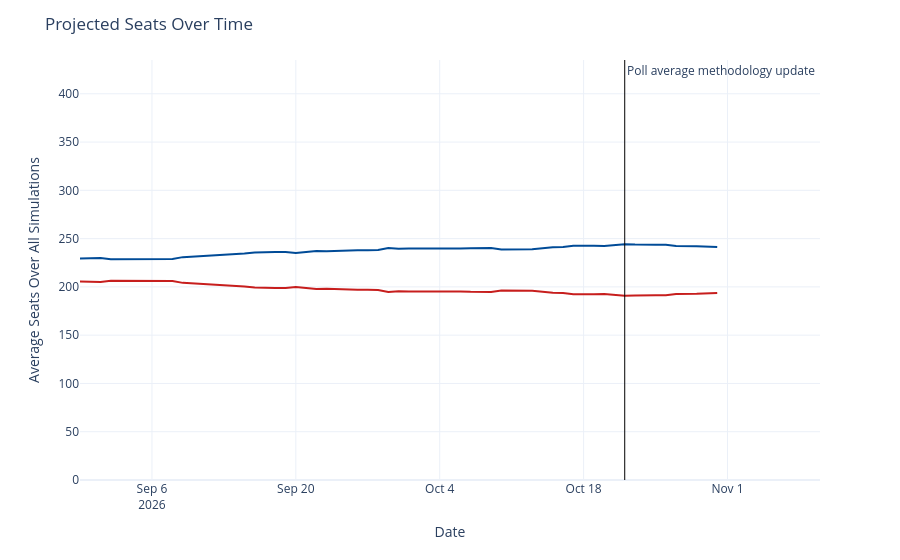

Notebook code cell kept with this figure:
### Code cell
seats_over_time = output_ts[(output_ts['geo'] == 'US House') &
                             (output_ts['type'] == 'seats')]
seats_over_time['rep_seats'] = seats_over_time['y'].map(lambda x: 435 - x)
seats_over_time = seats_over_time.rename({'y': 'Democrats', 'rep_seats': 'Republicans'}, axis=1)
seats_time_ser = px.line(seats_over_time, x='date', y=['Democrats', 'Republicans'], template='plotly_white',
                        color_discrete_map={'Democrats': '#004b97', 'Republicans': '#c71e1d'},)
seats_time_ser.update_traces(hovertemplate="%{y:.1f}")
seats_time_ser.update_layout(
    xaxis=dict(range=[pd.to_datetime('2026-08-30'), pd.to_datetime('2026-11-10')]),
    yaxis=dict(range=[0, 435]),
    xaxis_title='Date',
    yaxis_title='Average Seats Over All Simulations',
    title=dict(text="Projected Seats Over Time"),
    hovermode="x",
    showlegend=False
)
seats_time_ser.add_vline(x=pd.to_datetime('2026-10-22').timestamp() * 1000, line_width=1, line_color='black',
                          annotation_text='Poll average methodology update', annotation_position='top right')
seats_time_ser

### Figure 1 — Plotly figure (JSON) as saved in the notebook; plotly's stock layout.template omitted (floating-point values rounded to 4 significant figures)
{"data": [{"hovertemplate": "%{y:.1f}", "legendgroup": "Democrats", "line": {"color": "#004b97", "dash": "solid"}, "marker": {"symbol": "circle"}, "mode": "lines", "name": "Democrats", "orientation": "v", "showlegend": true, "type": "scatter", "x": ["2026-08-30", "2026-08-31", "2026-09-01", "2026-09-02", "2026-09-03", "2026-09-04", "2026-09-05", "2026-09-06", "2026-09-07", "2026-09-08", "2026-09-09", "2026-09-14", "2026-09-15", "2026-09-16", "2026-09-17", "2026-09-18", "2026-09-19", "2026-09-20", "2026-09-21", "2026-09-22", "2026-09-23", "2026-09-24", "2026-09-25", "2026-09-26", "2026-09-27", "2026-09-28", "2026-09-29", "2026-09-30", "2026-10-01", "2026-10-02", "2026-10-03", "2026-10-04", "2026-10-05", "2026-10-06", "2026-10-07", "2026-10-08", "2026-10-09", "2026-10-10", "2026-10-11", "2026-10-12", "2026-10-13", "2026-10-15", "2026-10-16", "2026-10-17", "2026-10-18", "2026-10-19", "2026-10-20", "2026-10-21", "2026-10-22", "2026-10-23", "2026-10-24", "2026-10-25", "2026-10-26", "2026-10-27", "2026-10-29", "2026-10-30", "2026-10-31"], "xaxis": "x", "y": [229.4, 230.0, 230.0, 228.5, 228.5, 228.7, 228.7, 228.9, 228.8, 228.9, 230.8, 233.6, 234.7, 235.7, 236.2, 236.1, 236.0, 235.0, 236.2, 237.2, 236.9, 237.4, 237.9, 237.9, 237.9, 238.2, 240.4, 239.5, 239.7, 239.6, 239.5, 239.7, 239.8, 239.7, 240.1, 240.1, 240.2, 238.8, 238.7, 238.7, 238.9, 240.9, 241.3, 242.6, 242.9, 242.5, 242.4, 243.5, 244.2, 243.8, 244.0, 243.7, 243.6, 242.4, 242.2, 242.1, 241.3], "yaxis": "y"}, {"hovertemplate": "%{y:.1f}", "legendgroup": "Republicans", "line": {"color": "#c71e1d", "dash": "solid"}, "marker": {"symbol": "circle"}, "mode": "lines", "name": "Republicans", "orientation": "v", "showlegend": true, "type": "scatter", "x": ["2026-08-30", "2026-08-31", "2026-09-01", "2026-09-02", "2026-09-03", "2026-09-04", "2026-09-05", "2026-09-06", "2026-09-07", "2026-09-08", "2026-09-09", "2026-09-14", "2026-09-15", "2026-09-16", "2026-09-17", "2026-09-18", "2026-09-19", "2026-09-20", "2026-09-21", "2026-09-22", "2026-09-23", "2026-09-24", "2026-09-25", "2026-09-26", "2026-09-27", "2026-09-28", "2026-09-29", "2026-09-30", "2026-10-01", "2026-10-02", "2026-10-03", "2026-10-04", "2026-10-05", "2026-10-06", "2026-10-07", "2026-10-08", "2026-10-09", "2026-10-10", "2026-10-11", "2026-10-12", "2026-10-13", "2026-10-15", "2026-10-16", "2026-10-17", "2026-10-18", "2026-10-19", "2026-10-20", "2026-10-21", "2026-10-22", "2026-10-23", "2026-10-24", "2026-10-25", "2026-10-26", "2026-10-27", "2026-10-29", "2026-10-30", "2026-10-31"], "xaxis": "x", "y": [205.6, 205.0, 205.0, 206.5, 206.5, 206.3, 206.3, 206.1, 206.2, 206.1, 204.2, 201.4, 200.3, 199.3, 198.8, 198.9, 199.0, 200.0, 198.8, 197.8, 198.1, 197.6, 197.1, 197.1, 197.1, 196.8, 194.6, 195.5, 195.3, 195.4, 195.5, 195.3, 195.2, 195.3, 194.9, 194.9, 194.8, 196.2, 196.3, 196.3, 196.1, 194.1, 193.7, 192.4, 192.1, 192.5, 192.6, 191.5, 190.8, 191.2, 191.0, 191.3, 191.4, 192.6, 192.8, 192.9, 193.7], "yaxis": "y"}], "layout": {"annotations": [{"showarrow": false, "text": "Poll average methodology update", "x": 1792627200000, "xanchor": "left", "xref": "x", "y": 1, "yanchor": "top", "yref": "y domain"}], "hovermode": "x", "legend": {"title": {"text": "variable"}, "tracegroupgap": 0}, "margin": {"t": 60}, "shapes": [{"line": {"color": "black", "width": 1}, "type": "line", "x0": 1792627200000, "x1": 1792627200000, "xref": "x", "y0": 0, "y1": 1, "yref": "y domain"}], "showlegend": false, "title": {"text": "Projected Seats Over Time"}, "xaxis": {"anchor": "y", "domain": [0, 1], "range": ["2026-08-30T00:00:00", "2026-11-10T00:00:00"], "title": {"text": "Date"}}, "yaxis": {"anchor": "x", "domain": [0, 1], "range": [0, 435], "title": {"text": "Average Seats Over All Simulations"}}}}
